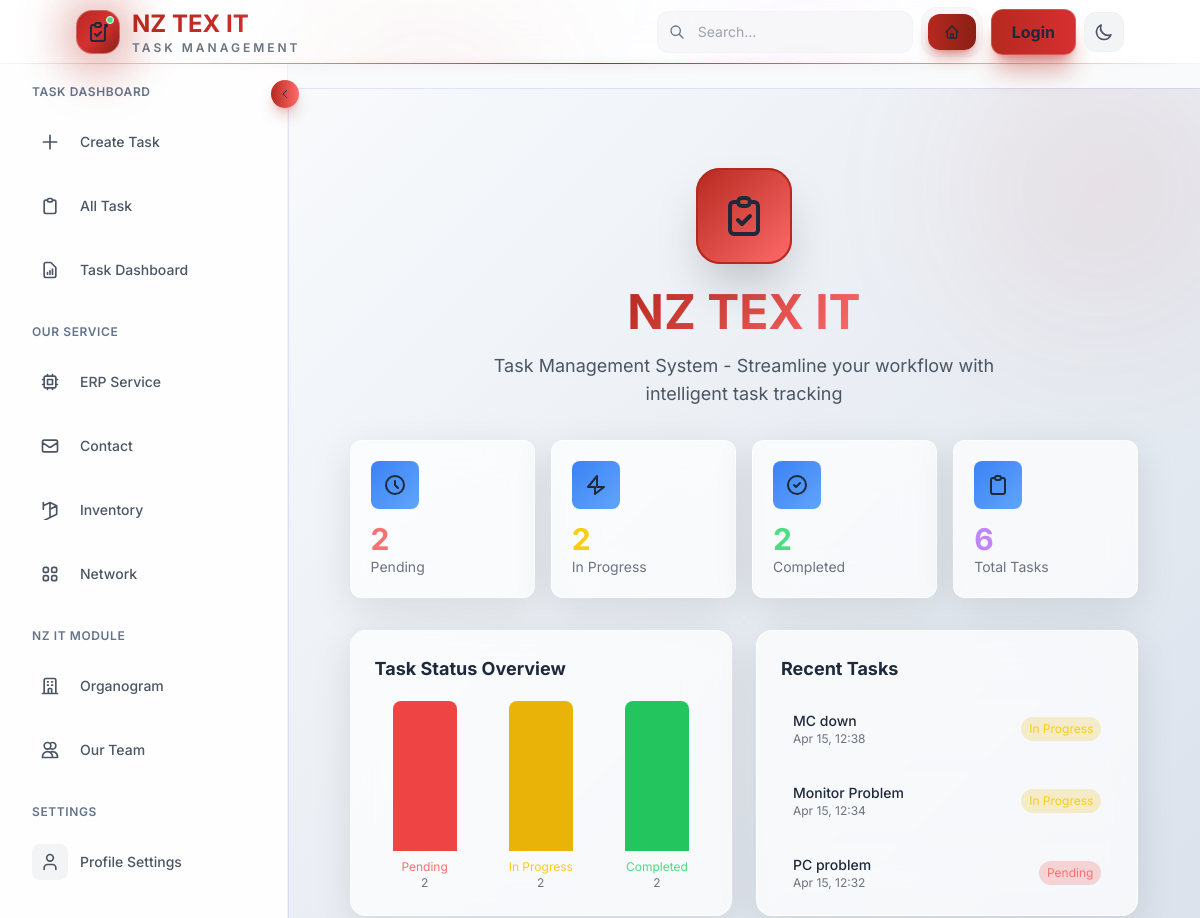
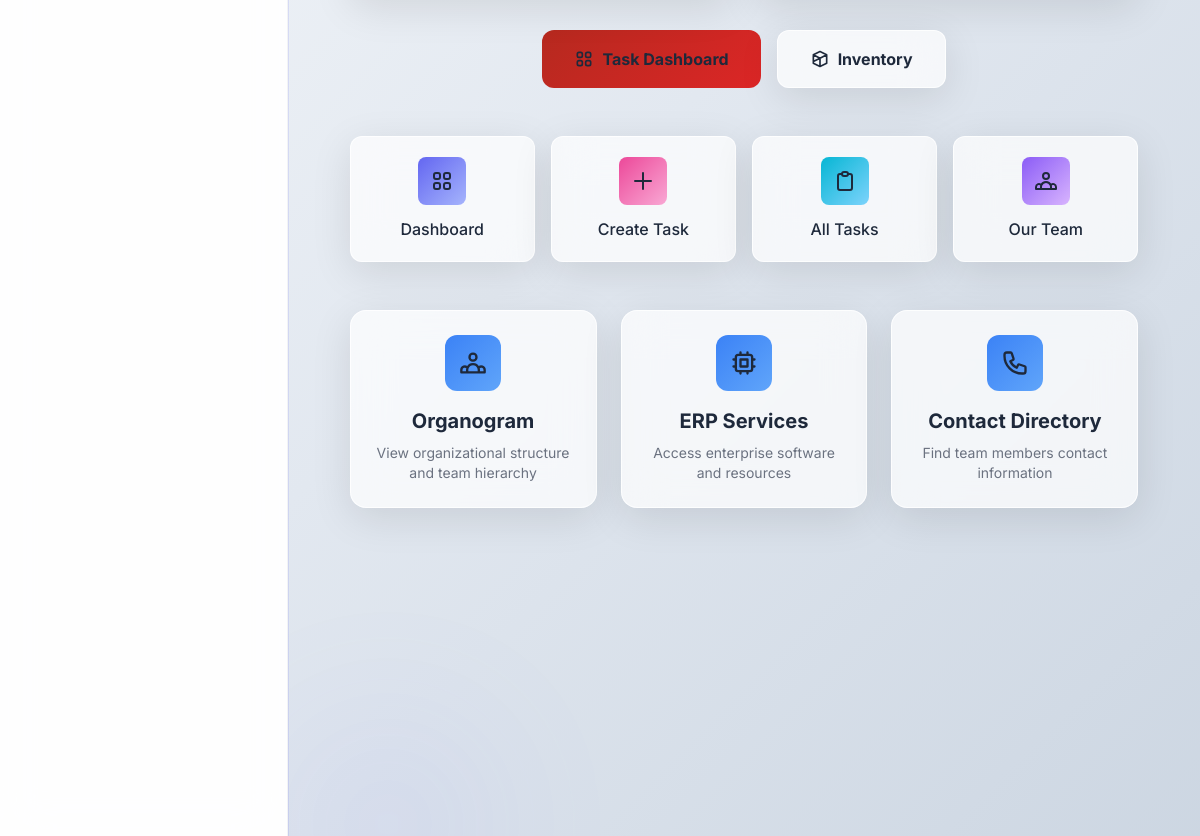
The page / on the database its author committed (2 pictures, top to bottom).
### taskmanager/models.py (models this page shows, shortened)
class Task(models.Model):
    STATUS_CHOICES = [
        ('pending', 'Pending'),
        ('in_progress', 'In Progress'),
        ('completed', 'Completed'),
    ]
    PRIORITY_CHOICES = [
        ('low', 'Low'),
        ('medium', 'Medium'),
        ('high', 'High'),
    ]
    title = models.CharField(max_length=200)
    description = models.TextField(blank=True)
    status = models.CharField(max_length=20, choices=STATUS_CHOICES, default='pending')
    priority = models.CharField(max_length=20, choices=PRIORITY_CHOICES, default='medium')
    due_date = models.DateField(null=True, blank=True)
    category = models.ForeignKey(Category, on_delete=models.SET_NULL, null=True, blank=True)
    assigned_to = models.ManyToManyField(User, related_name='assigned_tasks', blank=True)
    created_by = models.ForeignKey(User, on_delete=models.SET_NULL, null=True, related_name='created_tasks')
    created_at = models.DateTimeField(auto_now_add=True)
    updated_at = models.DateTimeField(auto_now=True)

### taskmanager/views/base_views.py (the view)
# urls.py: path('', home, name='home'),
def home(request):
    try:
        tasks = Task.objects.all().order_by(
            Case(
                When(status='in_progress', then=1),
                When(status='pending', then=2),
                When(status='completed', then=3),
            ),
            '-created_at'
        )[:10]
        pending_count = Task.objects.filter(status='pending').count()
        in_progress_count = Task.objects.filter(status='in_progress').count()
        completed_count = Task.objects.filter(status='completed').count()
        total_tasks = Task.objects.count()
        max_count = max(pending_count, in_progress_count, completed_count, 1)
        scale = 150 / max_count if max_count > 0 else 1
        from django.contrib.auth.models import User
        users = User.objects.filter(assigned_tasks__isnull=False).distinct()
        return render(request, 'index.html', {
            'tasks': tasks,
            'pending_count': pending_count,
            'in_progress_count': in_progress_count,
            'completed_count': completed_count,
            'total_tasks': total_tasks,
            'pending_height': pending_count * scale,
            'in_progress_height': in_progress_count * scale,
            'completed_height': completed_count * scale,
            'users': users
        })
    except Exception as e:
        logger.error(f"Error in home view: {str(e)}")
        messages.error(request, 'An error occurred while loading the home page.')
        return render(request, 'index.html', {
            'tasks': [],
            'pending_count': 0,
            'in_progress_count': 0,
            'completed_count': 0,
            'total_tasks': 0,
            'pending_height': 0,
            'in_progress_height': 0,
            'completed_height': 0,
            'users': []
        })

### templates/index.html (shortened to what this page needs)
{% extends 'base.html' %}
{% block content %}
<section class="min-h-screen hero-bg pt-20 pb-16 relative">
    <div class="animated-grid"></div>
    <div class="glow-orb glow-orb-1"></div>
    <div class="glow-orb glow-orb-2"></div>
    <div class="w-[90%] mx-auto px-4 relative z-10">
        <div class="text-center mb-8">
            <div class="inline-flex items-center justify-center mb-6">
                <div class="relative">
                    <div class="w-24 h-24 rounded-3xl bg-gradient-to-br from-[#b6291f] to-[#ff6b6b] flex items-center justify-center shadow-2xl">
                        <svg class="w-12 h-12 text-white" fill="none" stroke="currentColor" viewBox="0 0 24 24">
                            <path stroke-linecap="round" stroke-linejoin="round" stroke-width="2" d="M9 5H7a2 2 0 00-2 2v12a2 2 0 002 2h10a2 2 0 002-2V7a2 2 0 00-2-2h-2M9 5a2 2 0 002 2h2a2 2 0 002-2M9 5a2 2 0 012-2h2a2 2 0 012 2m-6 9l2 2 4-4"/>
                        </svg>
                    </div>
                    <div class="absolute inset-0 rounded-3xl border-2 border-[#b6291f] pulse-ring"></div>
                </div>
            </div>
            <h1 class="text-4xl md:text-5xl font-bold mb-4">
                <span class="gradient-text">NZ TEX IT</span>
            </h1>
            <p class="text-lg text-gray-600 dark:text-gray-400 max-w-xl mx-auto">
                Task Management System - Streamline your workflow with intelligent task tracking
            </p>
        </div>
        <div class="grid grid-cols-2 md:grid-cols-4 gap-4 mb-8">
            <div class="glass rounded-xl p-5 stat-card">
                <div class="stat-icon w-12 h-12 mb-3 rounded-lg flex items-center justify-center stat-icon-pending">
                    <svg class="w-6 h-6 text-white" fill="none" stroke="currentColor" viewBox="0 0 24 24">
                        <path stroke-linecap="round" stroke-linejoin="round" stroke-width="2" d="M12 8v4l3 3m6-3a9 9 0 11-18 0 9 9 0 0118 0z"/>
                    </svg>
                </div>
                <p class="text-3xl font-bold text-red-400">{{ pending_count }}</p>
                <p class="text-gray-500 dark:text-gray-400 text-sm">Pending</p>
            </div>
            <div class="glass rounded-xl p-5 stat-card">
                <div class="stat-icon w-12 h-12 mb-3 rounded-lg flex items-center justify-center stat-icon-progress">
                    <svg class="w-6 h-6 text-white" fill="none" stroke="currentColor" viewBox="0 0 24 24">
                        <path stroke-linecap="round" stroke-linejoin="round" stroke-width="2" d="M13 10V3L4 14h7v7l9-7h-7z"/>
                    </svg>
                </div>
                <p class="text-3xl font-bold text-yellow-400">{{ in_progress_count }}</p>
                <p class="text-gray-500 dark:text-gray-400 text-sm">In Progress</p>
            </div>
            <div class="glass rounded-xl p-5 stat-card">
                <div class="stat-icon w-12 h-12 mb-3 rounded-lg flex items-center justify-center stat-icon-completed">
                    <svg class="w-6 h-6 text-white" fill="none" stroke="currentColor" viewBox="0 0 24 24">
                        <path stroke-linecap="round" stroke-linejoin="round" stroke-width="2" d="M9 12l2 2 4-4m6 2a9 9 0 11-18 0 9 9 0 0118 0z"/>
                    </svg>
                </div>
                <p class="text-3xl font-bold text-green-400">{{ completed_count }}</p>
                <p class="text-gray-500 dark:text-gray-400 text-sm">Completed</p>
            </div>
            <div class="glass rounded-xl p-5 stat-card">
                <div class="stat-icon w-12 h-12 mb-3 rounded-lg flex items-center justify-center stat-icon-total">
                    <svg class="w-6 h-6 text-white" fill="none" stroke="currentColor" viewBox="0 0 24 24">
                        <path stroke-linecap="round" stroke-linejoin="round" stroke-width="2" d="M9 5H7a2 2 0 00-2 2v12a2 2 0 002 2h10a2 2 0 002-2V7a2 2 0 00-2-2h-2M9 5a2 2 0 002 2h2a2 2 0 002-2M9 5a2 2 0 012-2h2a2 2 0 012 2"/>
                    </svg>
                </div>
                <p class="text-3xl font-bold text-purple-400">{{ total_tasks }}</p>
                <p class="text-gray-500 dark:text-gray-400 text-sm">Total Tasks</p>
            </div>
        </div>
        <div class="grid grid-cols-1 md:grid-cols-2 gap-6 mb-8">
            <div class="glass rounded-2xl p-6">
                <h3 class="text-lg font-bold text-white dark:text-white mb-4">Task Status Overview</h3>
                <div class="flex items-end justify-around h-48 gap-4">
                    {% if total_tasks > 0 %}
                    <div class="flex flex-col items-center">
                        <div class="w-16 bg-red-500 rounded-t-lg bar-animate" style="height: {{ pending_height }}px; max-height: 150px;"></div>
                        <span class="text-xs text-red-400 mt-2">Pending</span>
                        <span class="text-xs text-gray-500">{{ pending_count }}</span>
                    </div>
                    <div class="flex flex-col items-center">
                        <div class="w-16 bg-yellow-500 rounded-t-lg bar-animate" style="height: {{ in_progress_height }}px; max-height: 150px; animation-delay: 0.2s;"></div>
                        <span class="text-xs text-yellow-400 mt-2">In Progress</span>
                        <span class="text-xs text-gray-500">{{ in_progress_count }}</span>
                    </div>
                    <div class="flex flex-col items-center">
                        <div class="w-16 bg-green-500 rounded-t-lg bar-animate" style="height: {{ completed_height }}px; max-height: 150px; animation-delay: 0.4s;"></div>
                        <span class="text-xs text-green-400 mt-2">Completed</span>
                        <span class="text-xs text-gray-500">{{ completed_count }}</span>
                    </div>
                    {% else %}
                    <p class="text-gray-500 col-span-3 text-center py-8">No tasks yet</p>
                    {% endif %}
                </div>
            </div>
            <div class="glass rounded-2xl p-6">
                <h3 class="text-lg font-bold text-white dark:text-white mb-4">Recent Tasks</h3>
                <div class="space-y-3 max-h-48 overflow-y-auto">
                    {% for task in tasks|slice:":6" %}
                    <div class="flex items-center justify-between p-3 rounded-lg bg-white/5">
                        <div class="flex-1 min-w-0">
                            <p class="text-sm font-medium text-white dark:text-white truncate">{{ task.title }}</p>
                            <p class="text-xs text-gray-500">{{ task.created_at|date:"M d, H:i" }}</p>
                        </div>
                        <span class="px-2 py-1 text-xs rounded-full {% if task.status == 'pending' %}bg-red-500/20 text-red-400{% elif task.status == 'in_progress' %}bg-yellow-500/20 text-yellow-400{% else %}bg-green-500/20 text-green-400{% endif %}">
                            {{ task.get_status_display }}
                        </span>
                    </div>
                    {% empty %}
                    <p class="text-gray-500 text-sm text-center py-4">No tasks yet</p>
                    {% endfor %}
                </div>
            </div>
        </div>
        <div class="flex flex-wrap justify-center gap-4 mb-12">
            <a href="{% url 'dashboard' %}" class="btn-gradient px-8 py-4 text-white rounded-xl font-bold flex items-center gap-2">
                Task Dashboard
            </a>
            <a href="{% url 'inventory' %}" class="glass px-8 py-4 rounded-xl font-bold hover:bg-white/10 dark:hover:bg-white/10 transition-all flex items-center gap-2">
                <svg class="w-5 h-5 text-white dark:text-white" fill="none" stroke="currentColor" viewBox="0 0 24 24">
                    <path stroke-linecap="round" stroke-linejoin="round" stroke-width="2" d="M20 7l-8-4-8 4m16 0l-8 4m8-4v10l-8 4m0-10L4 7m8 4v10M4 7v10l8 4m0-10l-8 4"/>
                </svg>
                <span class="text-white dark:text-white">Inventory</span>
            </a>
        </div>
        <div class="grid grid-cols-2 md:grid-cols-4 gap-4 mb-12">
            <a href="{% url 'dashboard' %}" class="nav-card glass rounded-xl p-5 text-center">
                <div class="feature-icon w-12 h-12 mx-auto mb-3 rounded-lg nav-icon-1 flex items-center justify-center">
                </div>
                <span class="text-white dark:text-white font-medium">Dashboard</span>
            </a>
            <a href="{% url 'create_task' %}" class="nav-card glass rounded-xl p-5 text-center">
                <div class="feature-icon w-12 h-12 mx-auto mb-3 rounded-lg nav-icon-2 flex items-center justify-center">
                    <svg class="w-6 h-6 text-white" fill="none" stroke="currentColor" viewBox="0 0 24 24">
                        <path stroke-linecap="round" stroke-linejoin="round" stroke-width="2" d="M12 4v16m8-8H4"/>
                    </svg>
                </div>
                <span class="text-white dark:text-white font-medium">Create Task</span>
            </a>
            <a href="{% url 'task_list' %}" class="nav-card glass rounded-xl p-5 text-center">
                <div class="feature-icon w-12 h-12 mx-auto mb-3 rounded-lg nav-icon-3 flex items-center justify-center">
                    <svg class="w-6 h-6 text-white" fill="none" stroke="currentColor" viewBox="0 0 24 24">
                        <path stroke-linecap="round" stroke-linejoin="round" stroke-width="2" d="M9 5H7a2 2 0 00-2 2v12a2 2 0 002 2h10a2 2 0 002-2V7a2 2 0 00-2-2h-2M9 5a2 2 0 002 2h2a2 2 0 002-2M9 5a2 2 0 012-2h2a2 2 0 012 2"/>
                    </svg>
                </div>
                <span class="text-white dark:text-white font-medium">All Tasks</span>
            </a>
            <a href="{% url 'team' %}" class="nav-card glass rounded-xl p-5 text-center">
                <div class="feature-icon w-12 h-12 mx-auto mb-3 rounded-lg nav-icon-4 flex items-center justify-center">
                </div>
                <span class="text-white dark:text-white font-medium">Our Team</span>
            </a>
        </div>
        <div class="grid grid-cols-1 md:grid-cols-3 gap-6">
            <a href="{% url 'organogram' %}" class="feature-card glass rounded-2xl p-6 group text-center block">
                <div class="feature-icon w-14 h-14 rounded-xl bg-gradient-to-br from-blue-500 to-cyan-500 flex items-center justify-center mb-4 mx-auto">
                </div>
                <h3 class="text-xl font-bold text-white dark:text-white mb-2 group-hover:text-[#b6291f] transition-colors">Organogram</h3>
                <p class="text-gray-500 dark:text-gray-400 text-sm">View organizational structure and team hierarchy</p>
            </a>
            <a href="{% url 'erp_service' %}" class="feature-card glass rounded-2xl p-6 group text-center block">
                <div class="feature-icon w-14 h-14 rounded-xl bg-gradient-to-br from-purple-500 to-pink-500 flex items-center justify-center mb-4 mx-auto">
                    <svg class="w-7 h-7 text-white" fill="none" stroke="currentColor" viewBox="0 0 24 24">
                        <path stroke-linecap="round" stroke-linejoin="round" stroke-width="2" d="M9 3v2m6-2v2M9 19v2m6-2v2M5 9H3m2 6H3m18-6h-2m2 6h-2M7 19h10a2 2 0 002-2V7a2 2 0 00-2-2H7a2 2 0 00-2 2v10a2 2 0 002 2zM9 9h6v6H9V9z"/>
                    </svg>
                </div>
                <h3 class="text-xl font-bold text-white dark:text-white mb-2 group-hover:text-[#b6291f] transition-colors">ERP Services</h3>
                <p class="text-gray-500 dark:text-gray-400 text-sm">Access enterprise software and resources</p>
            </a>
            <a href="{% url 'contact' %}" class="feature-card glass rounded-2xl p-6 group text-center block">
                <div class="feature-icon w-14 h-14 rounded-xl bg-gradient-to-br from-emerald-500 to-green-500 flex items-center justify-center mb-4 mx-auto">
                </div>
                <h3 class="text-xl font-bold text-white dark:text-white mb-2 group-hover:text-[#b6291f] transition-colors">Contact Directory</h3>
                <p class="text-gray-500 dark:text-gray-400 text-sm">Find team members contact information</p>
            </a>
        </div>
    </div>
</section>
{% endblock %}

### rows shown on the page
Task: title "MC down", created_at "Apr 15, 12:38", status "In Progress"
Task: title "Monitor Problem", created_at "Apr 15, 12:34", status "In Progress"
Task: title "PC problem", created_at "Apr 15, 12:32", status "Pending"

### other values the page prints
{{ pending_count }} "2"
{{ in_progress_count }} "2"
{{ completed_count }} "2"
{{ total_tasks }} "6"
